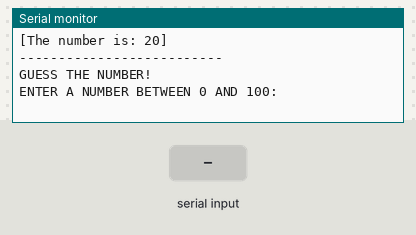
Bench run of a sketch on a simulated Arduino Uno, built with avr-gcc and run on an emulated ATmega328P. Shown: the last lines printed to the serial monitor. The test bench sets the inputs (shaded band).

Above: at 1.2 s.
1.3 s: "90,45\n" received over Serial
At 2.1 s:
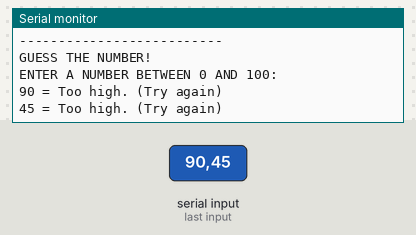
2.8 s: "30,150\n" received over Serial
At 4.7 s:
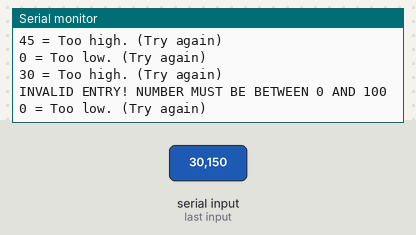

Measured:
- after the input at 1.3 s, the serial monitor: prints a new line at once (image 1)
- after the input at 2.8 s, the serial monitor: prints a new line at once (image 2)

The sketch:

sketch_dec16a.ino
```cpp
// Jake T -- NUMBER GUESS -- IoT

int magicNumber = 20; //Magic number to be guessed
int guess;

void setup() {
  Serial.begin(9600); //Serial baud rate 9600 <- 57600

  // Display the magic number (for testing purposes)
  Serial.print("[The number is: ");
  Serial.print(magicNumber);
  Serial.println("]");
  Serial.println("--------------------------");

  //Prompt user to enter an int
  Serial.println("GUESS THE NUMBER!");
  Serial.println("ENTER A NUMBER BETWEEN 0 AND 100:");
}

void loop() {
  // Wait for user input
  while (!Serial.available());

  //Read user's guess
  int guess = Serial.parseInt();

  //Ensure the guess is within the valid range
  if (guess < 0 || guess > 100) {
    Serial.println("INVALID ENTRY! NUMBER MUST BE BETWEEN 0 AND 100");
  } else if (guess < magicNumber) {
    //User's guess is too low
    Serial.print(guess);
    Serial.println(" = Too low. (Try again)\n");
  } else if (guess > magicNumber) {
    //User's guess is too high
    Serial.print(guess);
    Serial.println(" = Too high. (Try again)\n");
  } else {

    //User guessed correctly
    Serial.println(":) Congratulations! You guessed it!");

    // Halt the program
    while (true);
  }
}
```
